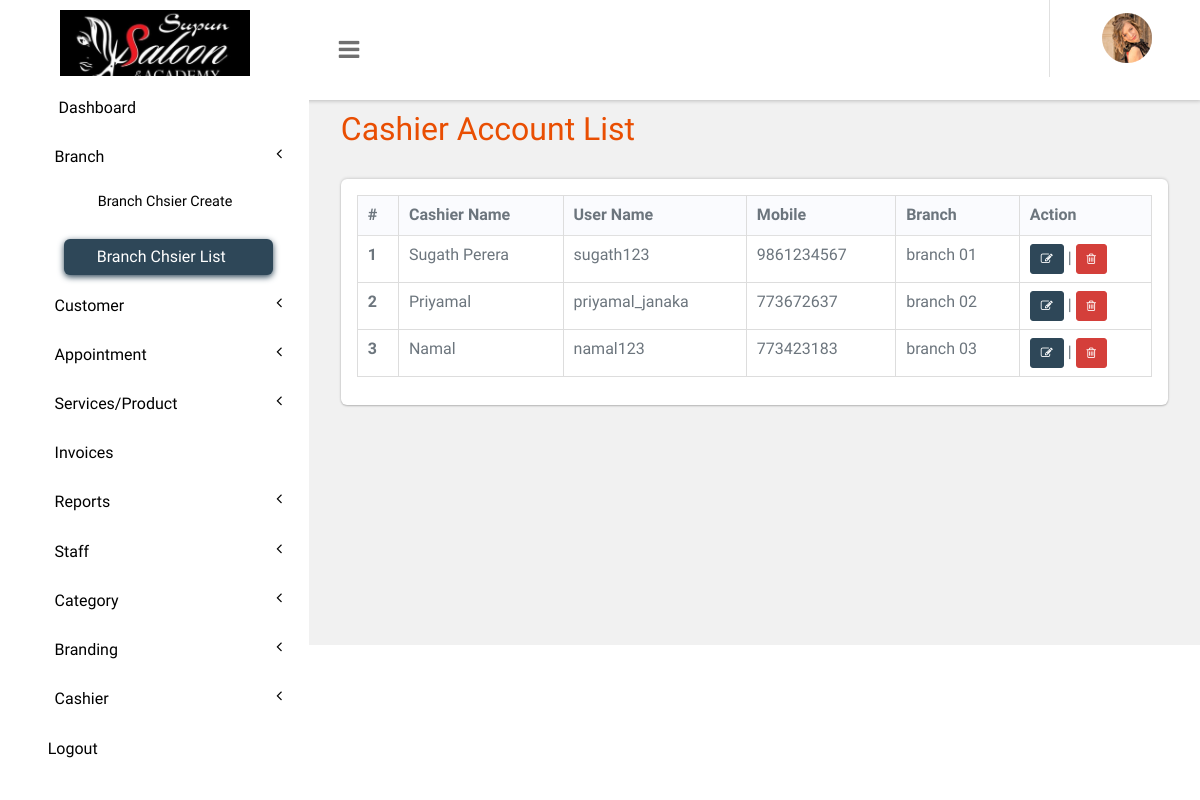
Page /panel/cashier-account-list.php (signed in) on the earlier database version.
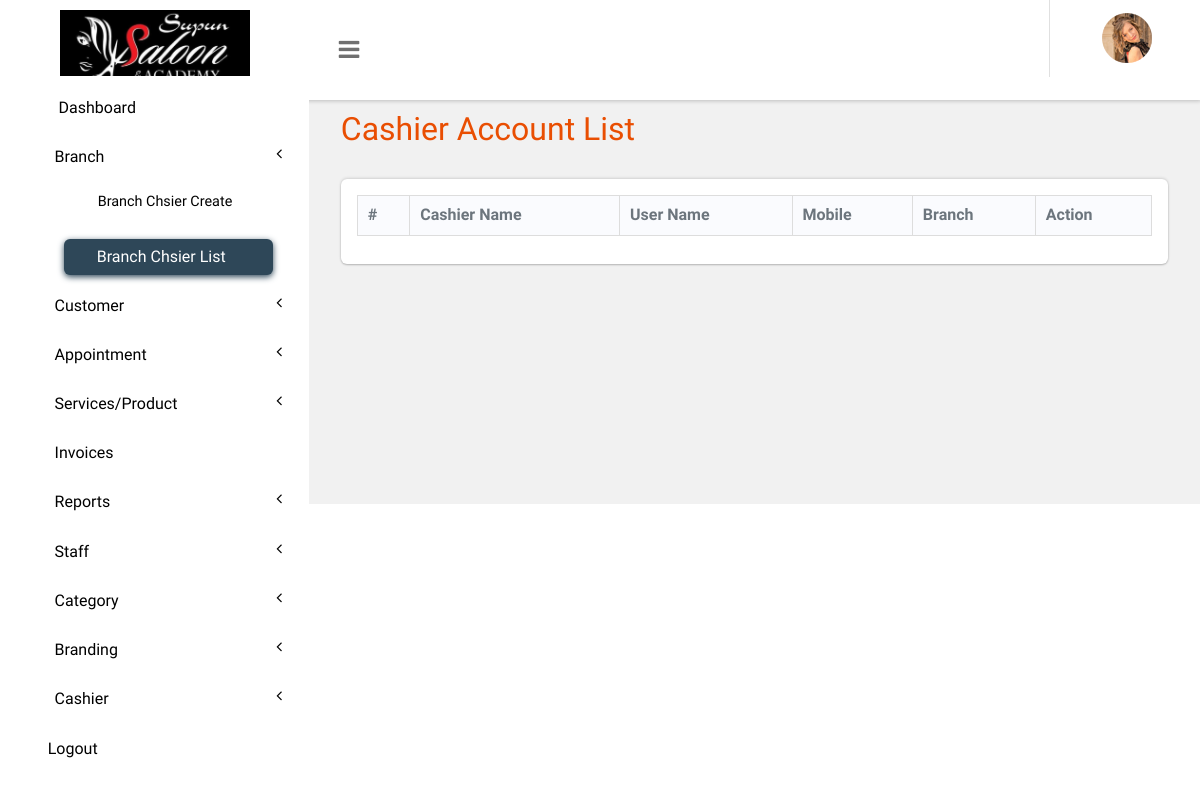
Same page on the later database version.
### tables this page shows
CREATE TABLE `branding` (
  `phone_no` int(10) NOT NULL,
  `logo` varchar(200) NOT NULL,
  `brand_name` varchar(200) NOT NULL,
  `id` int(10) NOT NULL,
  `company_email` varchar(50) NOT NULL,
  `website_name` varchar(50) NOT NULL,
  `address` varchar(50) NOT NULL,
  `favicon` varchar(50) NOT NULL
);

CREATE TABLE `tblcashier` (
  `ID` int(10) NOT NULL,
  `branch_id` int(10) DEFAULT NULL,
  `CashierName` varchar(120) DEFAULT NULL,
  `UserName` varchar(50) DEFAULT NULL,
  `MobileNumber` bigint(11) DEFAULT NULL,
  `Password` varchar(200) DEFAULT NULL,
  `CreationDate` timestamp NULL DEFAULT current_timestamp()
);

CREATE TABLE `tblbranch` (
  `branch_id` int(10) NOT NULL,
  `branch_name` varchar(100) NOT NULL
);

### panel/cashier-account-list.php (the view, shortened to what this page needs)
<?php
include('includes/dbconnection.php');
if (strlen($_SESSION['bpmsaid']==0)) {
  header('location:logout.php');
  } else{
  ?>
<!DOCTYPE HTML>
<html>
<head>
<link href="css/bootstrap.css" rel='stylesheet' type='text/css' />
<link href="css/style.css" rel='stylesheet' type='text/css' />
<link href="css/font-awesome.css" rel="stylesheet">
<link href="css/animate.css" rel="stylesheet" type="text/css" media="all">
<link href="css/custom.css" rel="stylesheet">
</head>
<body class="cbp-spmenu-push">
	<div class="main-content">
		 <?php include_once('includes/sidebar.php');?>
		 <?php include_once('includes/header.php');?>
		<div id="page-wrapper">
			<div class="main-page">
				<div class="tables">
					<h3 class="title1">Cashier Account List</h3>
					<div class="table-responsive bs-example widget-shadow">
						<table id="example" class="table table-bordered"> <thead> <tr> <th>#</th> <th>Cashier Name</th> <th>User Name</th> <th>Mobile</th> <th>Branch</th> <th>Action</th> </tr> </thead> <tbody>
<?php
$ret=mysqli_query($con,"select tblcashier.*, tblbranch.branch_name from tblcashier left join tblbranch on tblcashier.branch_id=tblbranch.branch_id");
$cnt=1;
while ($row=mysqli_fetch_array($ret)) {
?>
						 <tr> <th scope="row"><?php echo $cnt;?></th> <td><?php  echo $row['CashierName'];?></td> <td><?php  echo $row['UserName'];?></td> <td><?php  echo $row['MobileNumber'];?></td> <td><?php  echo $row['branch_name'];?></td> <td><a href="edit-cashier-account.php?editid=<?php echo $row['ID'];?>" class="btn btn-primary btn-sm"><i class="fa fa-edit"></i></a> |
						 <a href="cashier-account-list.php?action=delete&&id=<?php echo $row['ID'];?>" class="btn btn-danger btn-sm"><i class="fa fa-trash-o" aria-hidden="true"></i></a>
						 </td> </tr>   <?php
$cnt=$cnt+1;
}?></tbody> </table>
					</div>
				</div>
			</div>
		</div>
	</div>
</body>
</html>
<?php }  ?>

### panel/includes/sidebar.php (shortened to what this page needs)
<link href="./css/fonts/tabler-icons.css" rel='stylesheet' type='text/css' />
<div class=" sidebar" role="navigation">
    <div class="navbar-collapse">
        <nav class="cbp-spmenu cbp-spmenu-vertical cbp-spmenu-left navigation" id="cbp-spmenu-s1">
            <ul class="nav sidetab" id="leftCol" style="margin-top:7% ;">
                <?php if ($_SESSION['bpmsut'] == 'admin') { ?>
                <li class="nav-item">
                    <a href="dashboard.php"><i class="ti ti-smart-home me-2"></i> Dashboard</a>
                </li>
                <li class="nav-item">
                    <a href="#"><i class="ti ti-users me-2"></i>Branch<span class="fa arrow"></span></a>
                    <ul class="nav nav-second-level collapse">
                        <li class="nav-item">
                            <a href="cashier-account-create.php"><i class="ti ti-circle me-2 font"></i>Branch Chsier
                                Create</a>
                        </li>
                        <li class="nav-item">
                            <a href="cashier-account-list.php"><i class="ti ti-circle me-2 font"></i>Branch Chsier
                                List</a>
                        </li>
                    </ul>
                </li>
                <li class="nav-item">
                    <a href="#"><i class="ti ti-users me-2"></i>Customer <span class="fa arrow"></span></a>
                </li>
                <li class="nav-item">
                    <a href="all-appointment.php"><i class="ti ti-list me-2"></i>Appointment<span
                            class="fa arrow"></span></a>
                </li>
                <li class="nav-item">
                    <a href="add-services.php"><i class="ti ti-hotel-service me-2"></i>Services/Product<span
                            class="fa arrow"></span> </a>
                </li>
                <li class="nav-item">
                    <a href="invoices.php" class="chart-nav"><i class="ti ti-wallet me-2"></i>Invoices</a>
                </li>
                <li class="nav-item">
                    <a href="#"><i class="ti ti-file me-2"></i>Reports<span class="fa arrow"></span> </a>
                </li>
                <li class="nav-item">
                    <a href="add-staff.php"><i class="ti ti-users me-2"></i>Staff<span class="fa arrow"></span> </a>
                </li>
                <li class="nav-item">
                    <a href="add-category.php"><i class="ti ti-globe me-2"></i>Category<span class="fa arrow"></span>
                    </a>
                </li>
                <li class="nav-item">
                    <a href="branding.php"><i class="ti ti-hotel-service me-2"></i>Branding<span
                            class="fa arrow"></span> </a>
                </li>
                <?php } ?>
                <li class="nav-item">
                    <a href="#"><i class="ti ti-shopping-cart me-2"></i>Cashier<span class="fa arrow"></span> </a>
                </li>
                <li class="nav-item">
                    <a href="logout.php"><i class="ti ti-circle me-2 font"></i>Logout</a>
                </li>
            </ul>
        </nav>
    </div>
</div>

### panel/includes/header.php (shortened to what this page needs)
<?php
$branding_query = mysqli_query($con, "select * from branding where id=1");
$branding_row = mysqli_fetch_array($branding_query);
?>
<div class="sticky-header header-section ">
      <div class="header-left">
        <div class="logo">
            <img src="images/<?php echo $branding_row['logo'];?>" width="190px" class="logo-top">
        </div>
        <button id="showLeftPush"><i class="fa fa-bars"></i></button>
      </div>
      <div class="header-right">
        <div class="profile_details_left">
          <ul class="nofitications-dropdown">
            <li class="dropdown head-dpdn">
            </li>
          </ul>
          <div class="clearfix"> </div>
        </div>
        <div class="profile_details">
          <ul>
            <li class="dropdown profile_details_drop">
              <a href="#" class="dropdown-toggle" data-toggle="dropdown" aria-expanded="false">
                <div class="profile_img">
                  <span class="prfil-img"><img src="images/1.png" alt="" width="50" height="50"> </span>
                </div>
              </a>
            </li>
          </ul>
        </div>
      </div>
      <div class="clearfix"> </div>
    </div>

### panel/css/style.css (style rules this page uses)
html,body { overflow-x: hidden; }
body { background: #f8f7fa; font-family:"Public Sans", "Oxygen", "Ubuntu", "Cantarell", "Fira Sans", sans-serif; color: #6c757d; }
h4, h5, h6, h1, h2, h3 { margin: 0; }
ul, ol { margin: 0; }
html, body { font-size: 100%; overflow-x: hidden; background: #fff; }
body a { transition: 0.5s all ease; -webkit-transition: 0.5s all ease; -moz-transition: 0.5s all ease; -o-transition: 0.5s all ease; -ms-transition: 0.5s all ease; text-decoration:none; }
h1,h2,h3,h4,h5,h6 { margin:0; }
ul,label { margin:0; padding:0; }
.main-content { position: relative; }
.sticky-header { position: fixed; top: 0; left:0px; width: 100%; z-index: 100; margin: 0px !important; }
.header-section { background:#FFF; box-shadow: 1px 1px 4px rgba(0, 0, 0, 0.21); -webkit-box-shadow: 1px 1px 4px rgba(0, 0, 0, 0.21); -moz-box-shadow: 1px 1px 4px rgba(0, 0, 0, 0.21); -o-box-shadow: 1px 1px 4px rgba(0, 0, 0, 0.21); }
.header-section::after { clear: both; display: block; content: ''; }
.header-left { float: left; width: 45%; display: flex; }
.header-right { float: right; }
button#showLeftPush { font-size: 1.5em; width: 80px; padding: 0.87em 0; text-align: center; cursor: pointer; float: left; color: #6F6F6F; -moz-transition: all 0.2s ease-out 0s; -webkit-transition: all 0.2s ease-out 0s; transition: all 0.2s ease-out 0s; border: none; background-color: #fff; outline:none; }
.cbp-spmenu { position: fixed; }
.cbp-spmenu-vertical { width: 309px; height: 100%; top: 76px; z-index: 1000; background-color:#fff; padding: 2em 0; }
.cbp-spmenu-left { left: 0; }
.cbp-spmenu-push { overflow-x: hidden; position: relative; }
.cbp-spmenu, .cbp-spmenu-push { -webkit-transition: all 0.3s ease; -moz-transition: all 0.3s ease; transition: all 0.3s ease; }
.cbp-spmenu-push div#page-wrapper { margin: 0 0 0 19.3em; transition:.5s all; -webkit-transition:.5s all; -moz-transition:.5s all; }
.sidebar ul li { padding: 0.2rem .75rem; }
.sidebar ul li a { color: #000; font-size: 1em; }
.sidebar .arrow { float: right; }
.fa { display: inline-block; font-family: FontAwesome; font-style: normal; font-weight: normal; line-height: 1; -webkit-font-smoothing: antialiased; -moz-osx-font-smoothing: grayscale; }
.logo { background: #fff; text-align: center; float: left; width: 309px; }
.profile_details_left { float: left; }
li.dropdown.head-dpdn { display: inline-block; padding: 1.7em 0; border-left: 1px solid #E0E0E0; float: left; }
.sidebar .nav-second-level li a.active ,.sidebar ul li a.active { color: #F2B33F; }
.profile_details { float: right; }
.profile_details_drop a.dropdown-toggle { display:block; padding: 0.8em 3em 0 2em; }
.profile_img span.prfil-img { float:left; }
.profile_details ul li { list-style-type:none; position:relative; }
.widget-shadow { background-color: #fff; box-shadow: 0 -1px 3px rgba(0,0,0,.12),0 1px 2px rgba(0,0,0,.24); -webkit-box-shadow: 0 -1px 3px rgba(0,0,0,.12),0 1px 2px rgba(0,0,0,.24); -moz-box-shadow: 0 -1px 3px rgba(0,0,0,.12),0 1px 2px rgba(0,0,0,.24); border-radius: 0.375rem; position: relative; z-index: 2; }
h3.title1 { font-size: 2em; color: #e94e02; margin-bottom: 0.8em; }
.table > thead > tr > th, .table > tbody > tr > th, .table > tfoot > tr > th, .table > thead > tr > td, .table > tbody > tr > td, .table > tfoot > tr > td { border-top: none; }
.tables .panel-body ,.tables .bs-example { padding: 1em 1em 0.5em; }
.tables .table > thead > tr > th, .tables .table > tbody > tr > th, .tables .table > tfoot > tr > th, .tables .table > thead > tr > td, .tables .table > tbody > tr > td, .tables .table > tfoot > tr > td { padding: 8px 10px; border-top: 1px solid #E0E0E0; }
.bs-example { margin-top: 2em; }
.sidebar ul .nav-item.active > a { background: rgba(47, 43, 61, .08); padding: .2rem .75rem; font-size: 1em; display: block; margin: 0 .75rem; border-radius: .375rem; color: #444050; }
.sidebar .nav-second-level li a.active, .sidebar ul li a.active { background: #2e4758; box-shadow: 0px 2px 6px 0px #2e4758; color: #fff !important; padding: .4rem .75rem; font-size: 1em; display: block; margin: 0 .75rem; border-radius: .375rem; margin-left: 40px; margin-top: 10px; }
.logo-top { padding-top: 10px; }
thead { background-color: #fafbfe; }
.table-bordered > thead > tr > th, .table-bordered > thead > tr > td { border-bottom-width:0px; }
.btn-danger { background: #d43f3a !important; }
.btn-primary { background-color: #2e4758; border-color: #2e4758; }

Differences in the rows shown:
removed tblcashier: CashierName "Sugath Perera", UserName "sugath123", MobileNumber "9861234567", branch.branch_name "branch 01"
removed tblcashier: CashierName "Priyamal", UserName "priyamal_janaka", MobileNumber "773672637", branch.branch_name "branch 02"
removed tblcashier: CashierName "Namal", UserName "namal123", MobileNumber "773423183", branch.branch_name "branch 03"
